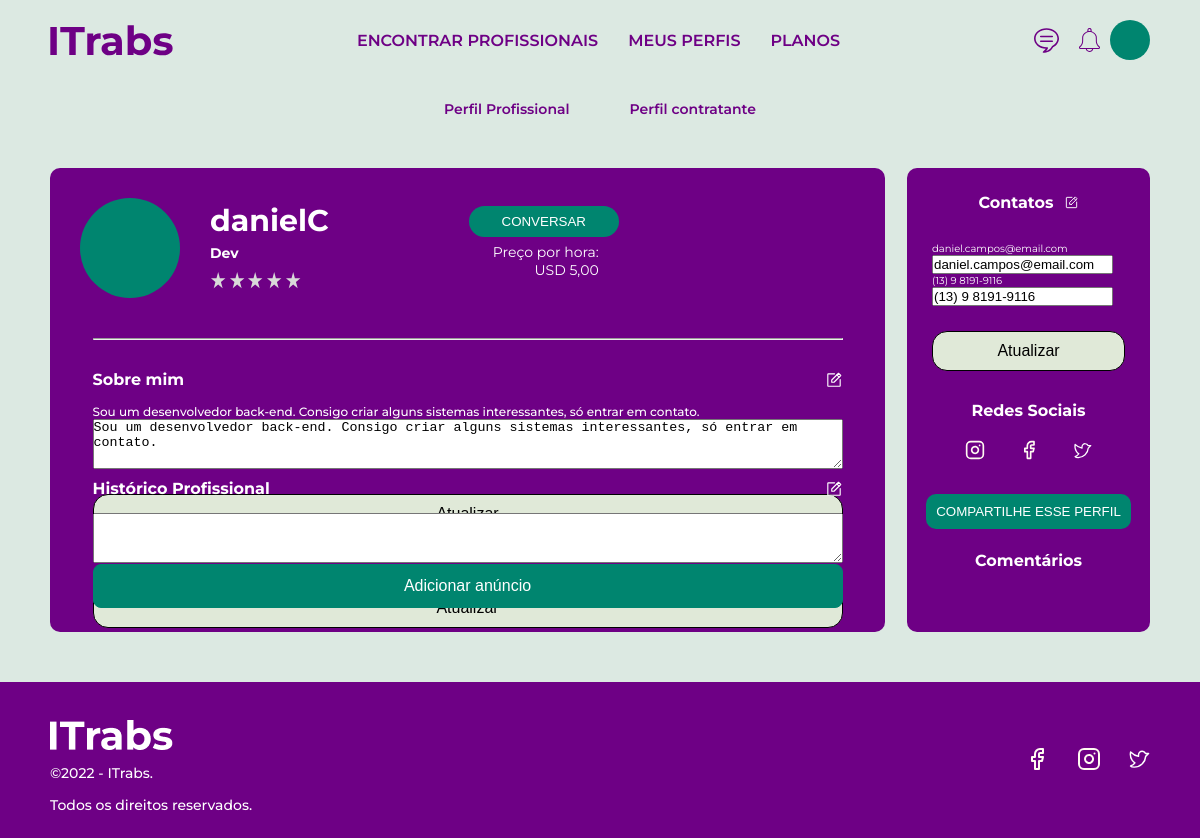
The page /pprofile/danielC (signed in) on the database its author committed.
### users/models.py (models this page shows, shortened)
class CustomUser(AbstractUser):
    STATUS = (
        ('standard', 'standard'),
        ('gold', 'gold'),
        ('platinum', 'platinum')
    )
    LANGUAGES = (
        ('Português', 'Português'),
        ('Inglês', 'Inglês'),
        ('Espanhol', 'Espanhol'),
    )
    CATEGORY = (
        ('Não especificado', 'Não especificado'),
        ('Serviços Domésticos', 'Serviços Domésticos'),
        ('TI e Programação', 'TI e Programação'),
        ('Moda e Beleza', 'Moda e Beleza'),
        ('Reforma e Reparos', 'Reforma e Reparos'),
        ('Saúde', 'Saúde'),
        ('Assistência Técnica', 'Assistência Técnica'),
        ('Tradução e Conteúdo', 'Tradução e Conteúdo'),
        ('Design e Multimedia', 'Design e Multimedia'),
    )
    CURRENCY = (
        ('BRL', 'BRL'),
        ('USD', 'USD'),
        ('EUR', 'EUR'),
        ('GBP', 'GBP'),
    )
    email = models.EmailField(unique=True)
    phone_number = models.CharField('Phone number', max_length=16, default='(0) 0 0000-0000')
    status = models.CharField(choices=STATUS, max_length=10, default='standard')
    about_general = models.TextField('About me', max_length=300, default='', blank=True)
    about_looking = models.TextField('Looking for', max_length=300, default='', blank=True)
    about_expectation = models.TextField('What I expect', max_length=300, default='', blank=True)
    occupation = models.CharField('Occupation', max_length=50, blank=True)
    professional_history = models.TextField('Professional history', max_length=300, default='', blank=True)
    about_professional = models.TextField('About my career', max_length=300, default='', blank=True)
    about_advertisement = models.TextField('Descrição do Anúncio:', max_length=300, default='', blank=True)
    category = models.CharField('Categoria', choices=CATEGORY, max_length=30, default='Não especificado')
    availability = models.TextField('Disponibilidade', max_length=70, default='', blank=True)
    currency =  models.CharField('Moeda', max_length=3, choices=CURRENCY, default='BRL')
    currency_amount = models.DecimalField('Preço por hora', max_digits=10, decimal_places=2, default=0)
    languages = MultiSelectField('Idiomas', max_length=30, choices=LANGUAGES, default='Português')

### users/views.py (the view, shortened to what this page needs)
# urls.py: path('pprofile/<username>', views.professional_profile, name='professional_profile'),
def professional_profile(request, username):
    if request.user.is_authenticated:
        user = get_user_model().objects.filter(username=username).first()
        if user:
            form = UserUpdateFormRightInfo(instance=user)
            form_professional_info = UserUpdateFormAboutProfessional(instance=user)
            form_professional_history = UserUpdateFormAboutProfessionalHistory(instance=user)
            form_advertisement = UserUpdateFormAboutAdvertisement(instance=user)
            return render(
                request=request,
                template_name='users/perfilprofissional.html',
                context={
                        'form': form,
                        'form_professional_info': form_professional_info,
                        'form_professional_history': form_professional_history,
                        'form_advertisement': form_advertisement,
                })
        return redirect('home')
    return redirect('home')

### users/forms.py
class UserUpdateFormRightInfo(forms.ModelForm):
    email = forms.EmailField()
    class Meta:
        model = get_user_model()
        fields = [
            'email',
            'phone_number',
            ]

class UserUpdateFormAboutProfessional(forms.ModelForm):
    class Meta:
        model = get_user_model()
        fields = ['about_professional']

### users/templates/users/perfilprofissional.html (shortened to what this page needs)
{% load static %}
<!DOCTYPE html>
<html lang="pt-br">
<head>
  <link rel="stylesheet" href="{% static 'css/perfilprofissional.css' %}" />
</head>
<body id="body-container">
  {% include 'core/includes/navbar.html' %}
  <section id="profile-type">
    <div class="container">
      <div class="profiles">
        <div class="profissional"><a href="{% url 'professional_profile' form.instance.username %}">Perfil
            Profissional</a></div>
        <div class="contratante"><a href="{% url 'customer_profile' form.instance.username %}">Perfil contratante</a>
        </div>
      </div>
    </div>
  </section>
  <section id="profile-info">
    <div class="container">
      <div class="info-division">
        <div class="left-info">
          <div class="row">
            <div class="profile-image"></div>
            <div class="profile-information">
              <h2><span>{{ form.instance.username }}</span></h2>
              <p><span>{{ form.instance.occupation }}</span></p>
              <div class="rating">
                <img src="{% static 'images/Star.svg' %}">
                <img src="{% static 'images/Star.svg' %}">
                <img src="{% static 'images/Star.svg' %}">
                <img src="{% static 'images/Star.svg' %}">
                <img src="{% static 'images/Star.svg' %}">
              </div>
            </div>
            <div class="btn-message">
              <button>CONVERSAR</button>
              <div class="hour-price">
                <span>Preço por hora:</span></br>
                <div class="price">
                  <span>{{ form.instance.currency }} <span>{{ form.instance.currency_amount }}</span></span>
                </div>
              </div>
            </div>
          </div>
          <hr>
          <div class="about-box box">
            <span>
              <div class="box-label">
                <h3>Sobre mim</h3>
                <img src="{% static 'images/EditPencil.svg' %}">
              </div>
            </span>
            <div class="about">
              <p>
                <span>
                  {{ form.instance.about_professional }}
                </span>
              </p>
              <form method="POST">
                {{ form_professional_info.about_professional }}
              </form>
            </div>
          </div>
          <div class="professional-history box">
            <span>
              <div class="box-label">
                <h3>Histórico Profissional</h3>
                <img src="{% static 'images/EditPencil.svg' %}">
              </div>
            </span>
            <div class="about">
              <p>
              </p>
              <form method="POST">
                {{ form_professional_history.professional_history }}
                <input type="submit" id="button" value="Atualizar" name="update_professional_history_info"/>
              </form>
            </div>
          </div>
          <div class="add-anuncio-button box">
            <button type="button" onclick="toggleModal()">Adicionar anúncio</button>
          </div>
        </div>
        <div class="right-info">
          <div class="contact">
            <h2>Contatos<img src="{% static 'images/EditPencil.svg' %}" id="edit"></h2>
            <div id="contacts-info">
              <a href="#">{{ form.instance.email }}</a>
              <form method="POST" id="form">
                {{ form.email }}
                <br>
                <a href="#">{{ form.instance.phone_number }}</a>
                {{ form.phone_number }}
                <input type="submit" id="button" value="Atualizar" name="update_right_info" />
              </form>
            </div>
          </div>
          <div class="social">
            <h2>Redes Sociais</h2>
            <div class="socials">
              <a href="#"><img src="{% static 'images/instagram.svg' %}"></a>
              <a href="#"><img src="{% static 'images/facebook.svg' %}"></a>
              <a href="#"><img src="{% static 'images/TwitterLogo.svg' %}"></a>
            </div>
          </div>
          <div class="button">
            <a href="#">
              <button>COMPARTILHE ESSE PERFIL</button>
            </a>
          </div>
          <div class="comments">
            <h2>Comentários</h2>
          </div>
        </div>
      </div>
  </section>
  {% include 'core/includes/footer.html' %}
</body>
</html>

### users/templates/users/perfilprofissional.html (style rules this page uses)
textarea#id_professional_history, #id_about_professional { width: 100%; height: 100%; }

### rows shown on the page
CustomUser: instance.username "danielC", instance.occupation "Dev", instance.currency "USD", instance.currency_amount "5,00", instance.about_professional "Sou um desenvolvedor back-end. Consigo criar alguns sistemas interessantes, só entrar em contato.", about_professional "Sou um desenvolvedor back-end. Consigo criar alguns sistemas interessantes, só entrar em contato.", instance.email "daniel.campos@email.com", email "daniel.campos@email.com", instance.phone_number "(13) 9 8191-9116", phone_number "(13) 9 8191-9116"
